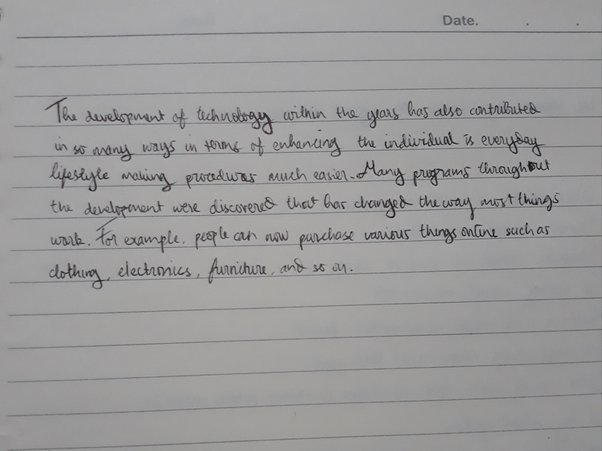
#> input picture Memperantik/text.jpg, 602 x 451 px
$ python 'smooth (1).py'
#> lines starting #> are read from the running program, lines starting #| are printed output that depends on the picture
import cv2
import numpy as numpy

img = cv2.imread("text.jpg")
#> img is the input picture: shape (451, 602, 3); mean B, G, R 154.4, 154.3, 154.7

averaging = cv2.blur(img, (21, 21))
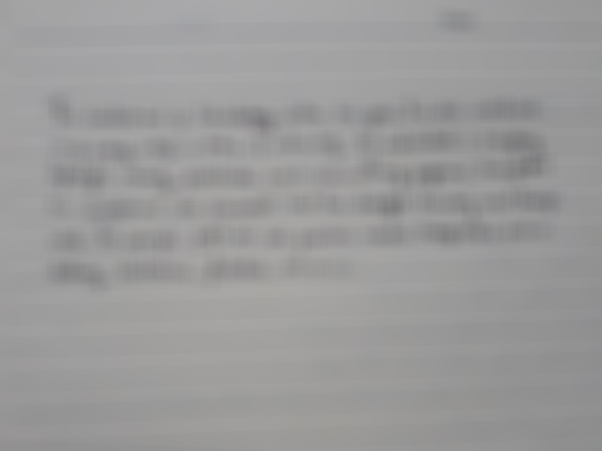
#> averaging: shape (451, 602, 3); mean B, G, R 154.4, 154.3, 154.7
gaussian = cv2.GaussianBlur(img, (21, 21), 0)
median = cv2.medianBlur(img, 5)
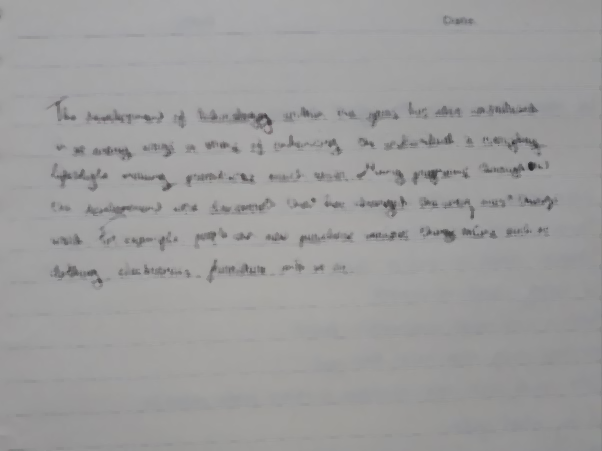
#> median: shape (451, 602, 3); mean B, G, R 156.4, 156.3, 156.7
bilateral = cv2.bilateralFilter(img, 9, 350, 350)

cv2.imshow("Original image", img)
cv2.imshow("Averaging", averaging)
cv2.imshow("Gaussian", gaussian)
cv2.imshow("Median", median)
cv2.imshow("Bilateral", bilateral)


cv2.waitKey(0)
cv2.destroyAllWindows()
